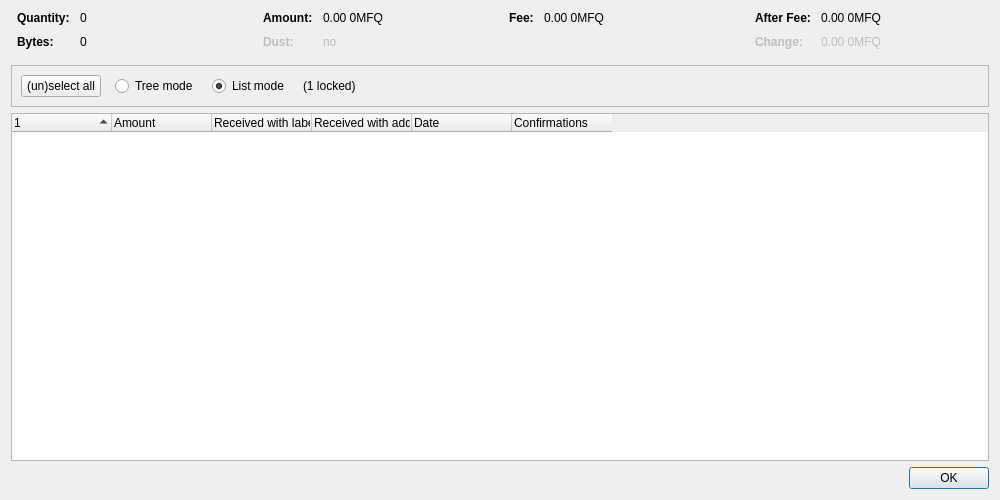
<?xml version="1.0" encoding="UTF-8"?>
<ui version="4.0">
 <class>CoinControlDialog</class>
 <widget class="QDialog" name="CoinControlDialog">
  <property name="geometry">
   <rect>
    <x>0</x>
    <y>0</y>
    <width>1000</width>
    <height>500</height>
   </rect>
  </property>
  <property name="windowTitle">
   <string>Coin Selection</string>
  </property>
  <layout class="QVBoxLayout" name="verticalLayout">
   <item>
    <layout class="QHBoxLayout" name="horizontalLayoutTop" stretch="0,0,0,0">
     <property name="topMargin">
      <number>0</number>
     </property>
     <property name="bottomMargin">
      <number>10</number>
     </property>
     <item>
      <layout class="QFormLayout" name="formLayoutCoinControl1">
       <property name="horizontalSpacing">
        <number>10</number>
       </property>
       <property name="verticalSpacing">
        <number>10</number>
       </property>
       <property name="leftMargin">
        <number>6</number>
       </property>
       <property name="rightMargin">
        <number>6</number>
       </property>
       <item row="0" column="0">
        <widget class="QLabel" name="labelCoinControlQuantityText">
         <property name="font">
          <font>
           <weight>75</weight>
           <bold>true</bold>
          </font>
         </property>
         <property name="text">
          <string>Quantity:</string>
         </property>
        </widget>
       </item>
       <item row="0" column="1">
        <widget class="QLabel" name="labelCoinControlQuantity">
         <property name="cursor">
          <cursorShape>IBeamCursor</cursorShape>
         </property>
         <property name="contextMenuPolicy">
          <enum>Qt::ActionsContextMenu</enum>
         </property>
         <property name="text">
          <string notr="true">0</string>
         </property>
         <property name="textInteractionFlags">
          <set>Qt::LinksAccessibleByMouse|Qt::TextSelectableByKeyboard|Qt::TextSelectableByMouse</set>
         </property>
        </widget>
       </item>
       <item row="1" column="0">
        <widget class="QLabel" name="labelCoinControlBytesText">
         <property name="font">
          <font>
           <weight>75</weight>
           <bold>true</bold>
          </font>
         </property>
         <property name="text">
          <string>Bytes:</string>
         </property>
        </widget>
       </item>
       <item row="1" column="1">
        <widget class="QLabel" name="labelCoinControlBytes">
         <property name="cursor">
          <cursorShape>IBeamCursor</cursorShape>
         </property>
         <property name="contextMenuPolicy">
          <enum>Qt::ActionsContextMenu</enum>
         </property>
         <property name="text">
          <string notr="true">0</string>
         </property>
         <property name="textInteractionFlags">
          <set>Qt::LinksAccessibleByMouse|Qt::TextSelectableByKeyboard|Qt::TextSelectableByMouse</set>
         </property>
        </widget>
       </item>
      </layout>
     </item>
     <item>
      <layout class="QFormLayout" name="formLayoutCoinControl2">
       <property name="horizontalSpacing">
        <number>10</number>
       </property>
       <property name="verticalSpacing">
        <number>10</number>
       </property>
       <property name="leftMargin">
        <number>6</number>
       </property>
       <property name="rightMargin">
        <number>6</number>
       </property>
       <item row="0" column="0">
        <widget class="QLabel" name="labelCoinControlAmountText">
         <property name="font">
          <font>
           <weight>75</weight>
           <bold>true</bold>
          </font>
         </property>
         <property name="text">
          <string>Amount:</string>
         </property>
        </widget>
       </item>
       <item row="0" column="1">
        <widget class="QLabel" name="labelCoinControlAmount">
         <property name="cursor">
          <cursorShape>IBeamCursor</cursorShape>
         </property>
         <property name="contextMenuPolicy">
          <enum>Qt::ActionsContextMenu</enum>
         </property>
         <property name="text">
          <string notr="true">0.00 0MFQ</string>
         </property>
         <property name="textInteractionFlags">
          <set>Qt::LinksAccessibleByMouse|Qt::TextSelectableByKeyboard|Qt::TextSelectableByMouse</set>
         </property>
        </widget>
       </item>
       <item row="1" column="0">
        <widget class="QLabel" name="labelCoinControlLowOutputText">
         <property name="enabled">
          <bool>false</bool>
         </property>
         <property name="font">
          <font>
           <weight>75</weight>
           <bold>true</bold>
          </font>
         </property>
         <property name="text">
          <string>Dust:</string>
         </property>
        </widget>
       </item>
       <item row="1" column="1">
        <widget class="QLabel" name="labelCoinControlLowOutput">
         <property name="enabled">
          <bool>false</bool>
         </property>
         <property name="cursor">
          <cursorShape>IBeamCursor</cursorShape>
         </property>
         <property name="contextMenuPolicy">
          <enum>Qt::ActionsContextMenu</enum>
         </property>
         <property name="text">
          <string notr="true">no</string>
         </property>
         <property name="textInteractionFlags">
          <set>Qt::LinksAccessibleByMouse|Qt::TextSelectableByKeyboard|Qt::TextSelectableByMouse</set>
         </property>
        </widget>
       </item>
      </layout>
     </item>
     <item>
      <layout class="QFormLayout" name="formLayoutCoinControl3">
       <property name="horizontalSpacing">
        <number>10</number>
       </property>
       <property name="verticalSpacing">
        <number>10</number>
       </property>
       <property name="leftMargin">
        <number>6</number>
       </property>
       <property name="rightMargin">
        <number>6</number>
       </property>
       <item row="0" column="0">
        <widget class="QLabel" name="labelCoinControlFeeText">
         <property name="font">
          <font>
           <weight>75</weight>
           <bold>true</bold>
          </font>
         </property>
         <property name="text">
          <string>Fee:</string>
         </property>
        </widget>
       </item>
       <item row="0" column="1">
        <widget class="QLabel" name="labelCoinControlFee">
         <property name="cursor">
          <cursorShape>IBeamCursor</cursorShape>
         </property>
         <property name="contextMenuPolicy">
          <enum>Qt::ActionsContextMenu</enum>
         </property>
         <property name="text">
          <string notr="true">0.00 0MFQ</string>
         </property>
         <property name="textInteractionFlags">
          <set>Qt::LinksAccessibleByMouse|Qt::TextSelectableByKeyboard|Qt::TextSelectableByMouse</set>
         </property>
        </widget>
       </item>
      </layout>
     </item>
     <item>
      <layout class="QFormLayout" name="formLayoutCoinControl4">
       <property name="horizontalSpacing">
        <number>10</number>
       </property>
       <property name="verticalSpacing">
        <number>10</number>
       </property>
       <property name="leftMargin">
        <number>6</number>
       </property>
       <property name="rightMargin">
        <number>6</number>
       </property>
       <item row="0" column="0">
        <widget class="QLabel" name="labelCoinControlAfterFeeText">
         <property name="font">
          <font>
           <weight>75</weight>
           <bold>true</bold>
          </font>
         </property>
         <property name="text">
          <string>After Fee:</string>
         </property>
        </widget>
       </item>
       <item row="0" column="1">
        <widget class="QLabel" name="labelCoinControlAfterFee">
         <property name="cursor">
          <cursorShape>IBeamCursor</cursorShape>
         </property>
         <property name="contextMenuPolicy">
          <enum>Qt::ActionsContextMenu</enum>
         </property>
         <property name="text">
          <string notr="true">0.00 0MFQ</string>
         </property>
         <property name="textInteractionFlags">
          <set>Qt::LinksAccessibleByMouse|Qt::TextSelectableByKeyboard|Qt::TextSelectableByMouse</set>
         </property>
        </widget>
       </item>
       <item row="1" column="0">
        <widget class="QLabel" name="labelCoinControlChangeText">
         <property name="enabled">
          <bool>false</bool>
         </property>
         <property name="font">
          <font>
           <weight>75</weight>
           <bold>true</bold>
          </font>
         </property>
         <property name="text">
          <string>Change:</string>
         </property>
        </widget>
       </item>
       <item row="1" column="1">
        <widget class="QLabel" name="labelCoinControlChange">
         <property name="enabled">
          <bool>false</bool>
         </property>
         <property name="cursor">
          <cursorShape>IBeamCursor</cursorShape>
         </property>
         <property name="contextMenuPolicy">
          <enum>Qt::ActionsContextMenu</enum>
         </property>
         <property name="text">
          <string notr="true">0.00 0MFQ</string>
         </property>
         <property name="textInteractionFlags">
          <set>Qt::LinksAccessibleByMouse|Qt::TextSelectableByKeyboard|Qt::TextSelectableByMouse</set>
         </property>
        </widget>
       </item>
      </layout>
     </item>
    </layout>
   </item>
   <item>
    <widget class="QFrame" name="frame">
     <property name="minimumSize">
      <size>
       <width>0</width>
       <height>40</height>
      </size>
     </property>
     <property name="frameShape">
      <enum>QFrame::StyledPanel</enum>
     </property>
     <property name="frameShadow">
      <enum>QFrame::Sunken</enum>
     </property>
     <layout class="QHBoxLayout" name="horizontalLayout">
      <item>
       <layout class="QHBoxLayout" name="horizontalLayoutPanel" stretch="0,0,0,0,0">
        <property name="spacing">
         <number>14</number>
        </property>
        <item>
         <widget class="QPushButton" name="pushButtonSelectAll">
          <property name="sizePolicy">
           <sizepolicy hsizetype="Maximum" vsizetype="Fixed">
            <horstretch>0</horstretch>
            <verstretch>0</verstretch>
           </sizepolicy>
          </property>
          <property name="text">
           <string>(un)select all</string>
          </property>
          <property name="autoDefault">
           <bool>false</bool>
          </property>
         </widget>
        </item>
        <item>
         <widget class="QRadioButton" name="radioTreeMode">
          <property name="sizePolicy">
           <sizepolicy hsizetype="Maximum" vsizetype="Fixed">
            <horstretch>0</horstretch>
            <verstretch>0</verstretch>
           </sizepolicy>
          </property>
          <property name="text">
           <string>Tree mode</string>
          </property>
         </widget>
        </item>
        <item>
         <widget class="QRadioButton" name="radioListMode">
          <property name="sizePolicy">
           <sizepolicy hsizetype="Maximum" vsizetype="Fixed">
            <horstretch>0</horstretch>
            <verstretch>0</verstretch>
           </sizepolicy>
          </property>
          <property name="text">
           <string>List mode</string>
          </property>
          <property name="checked">
           <bool>true</bool>
          </property>
         </widget>
        </item>
        <item>
         <widget class="QLabel" name="labelLocked">
          <property name="text">
           <string notr="true">(1 locked)</string>
          </property>
         </widget>
        </item>
        <item>
         <spacer name="horizontalSpacer">
          <property name="orientation">
           <enum>Qt::Horizontal</enum>
          </property>
          <property name="sizeHint" stdset="0">
           <size>
            <width>40</width>
            <height>20</height>
           </size>
          </property>
         </spacer>
        </item>
       </layout>
      </item>
     </layout>
    </widget>
   </item>
   <item>
    <widget class="CoinControlTreeWidget" name="treeWidget">
     <property name="contextMenuPolicy">
      <enum>Qt::CustomContextMenu</enum>
     </property>
     <property name="sortingEnabled">
      <bool>false</bool>
     </property>
     <property name="columnCount">
      <number>6</number>
     </property>
     <attribute name="headerShowSortIndicator" stdset="0">
      <bool>true</bool>
     </attribute>
     <attribute name="headerStretchLastSection">
      <bool>false</bool>
     </attribute>
     <column>
      <property name="text">
       <string/>
      </property>
     </column>
     <column>
      <property name="text">
       <string>Amount</string>
      </property>
     </column>
     <column>
      <property name="text">
       <string>Received with label</string>
      </property>
     </column>
     <column>
      <property name="text">
       <string>Received with address</string>
      </property>
     </column>
     <column>
      <property name="text">
       <string>Date</string>
      </property>
     </column>
     <column>
      <property name="text">
       <string>Confirmations</string>
      </property>
      <property name="toolTip">
       <string>Confirmed</string>
      </property>
     </column>
     <column>
      <property name="text">
       <string/>
      </property>
     </column>
     <column>
      <property name="text">
       <string/>
      </property>
     </column>
     <column>
      <property name="text">
       <string/>
      </property>
     </column>
     <column>
      <property name="text">
       <string/>
      </property>
     </column>
    </widget>
   </item>
   <item>
    <widget class="QDialogButtonBox" name="buttonBox">
     <property name="orientation">
      <enum>Qt::Horizontal</enum>
     </property>
     <property name="standardButtons">
      <set>QDialogButtonBox::Ok</set>
     </property>
    </widget>
   </item>
  </layout>
 </widget>
 <customwidgets>
  <customwidget>
   <class>CoinControlTreeWidget</class>
   <extends>QTreeWidget</extends>
   <header>qt/coincontroltreewidget.h</header>
  </customwidget>
 </customwidgets>
 <resources/>
 <connections/>
</ui>
